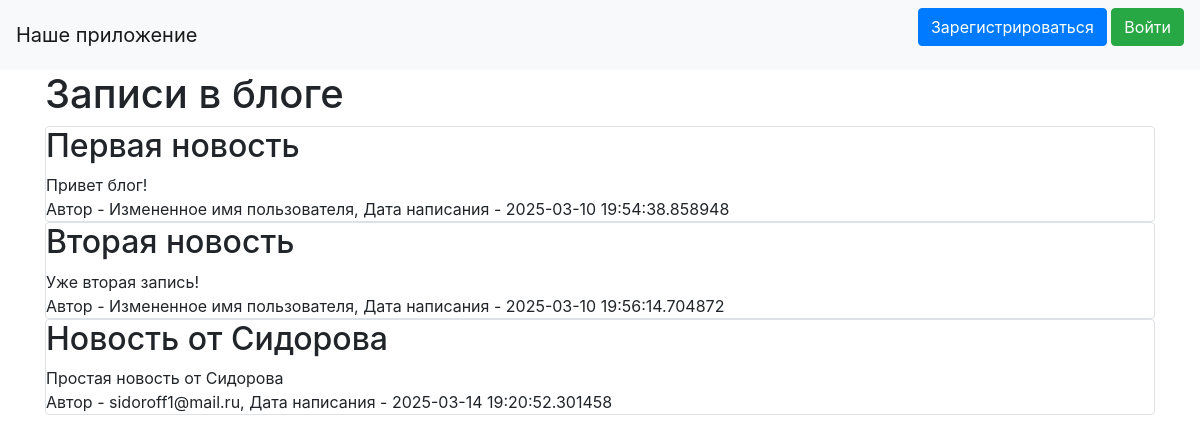
The page / on the database its author committed.
### data/news.py (models this page shows, shortened)
class News(SqlAlchemyBase, UserMixin, SerializerMixin):
    __tablename__ = 'news'
    id = sqlalchemy.Column(sqlalchemy.Integer,
                           primary_key=True, autoincrement=True)
    title = sqlalchemy.Column(sqlalchemy.String, nullable=True)
    content = sqlalchemy.Column(sqlalchemy.String, nullable=True)
    created_date = sqlalchemy.Column(sqlalchemy.DateTime,
                                     default=datetime.datetime.now)
    is_private = sqlalchemy.Column(sqlalchemy.Boolean, default=True)
    user_id = sqlalchemy.Column(sqlalchemy.Integer,
                                sqlalchemy.ForeignKey("users.id"))
    user = orm.relationship('User')

### data/users.py (models this page shows, shortened)
class User(SqlAlchemyBase, UserMixin, SerializerMixin):
    __tablename__ = 'users'
    id = sqlalchemy.Column(sqlalchemy.Integer,
                           primary_key=True, autoincrement=True)
    name = sqlalchemy.Column(sqlalchemy.String, nullable=True)
    about = sqlalchemy.Column(sqlalchemy.String, nullable=True)
    email = sqlalchemy.Column(sqlalchemy.String,
                              index=True, unique=True, nullable=True)
    hashed_password = sqlalchemy.Column(sqlalchemy.String, nullable=True)
    created_date = sqlalchemy.Column(sqlalchemy.DateTime,
                                     default=datetime.datetime.now)
    news = orm.relationship("News", back_populates='user')

### main.py (the view)
@app.route("/")
def index():
    db_sess = db_session.create_session()
    if current_user.is_authenticated:
        news = db_sess.query(News).filter(
            (News.user == current_user) | (News.is_private != True))
    else:
        news = db_sess.query(News).filter(News.is_private != True)
    return render_template("index.html", news=news)

### data/db_session.py (called while the page is built)
def create_session() -> Session:
    global __factory
    return __factory()

### templates/index.html (shortened to what this page needs)
{% extends "base.html" %}
{% block content %}
<h1>Записи в блоге</h1>
{% for item in news%}
<div class="col-md6 border rounded">
    <h2>{{item.title}}</h2>
    <div>
        {{item.content}}
    </div>
    <div>
        Автор - {{item.user.name}}, Дата написания - {{item.created_date}}
    </div>
</div>
{% endfor %}
{% endblock %}

### templates/base.html (shortened to what this page needs)
<!DOCTYPE html>
<html lang="en">
<head>
    <link rel="stylesheet"
          href="https://stackpath.bootstrapcdn.com/bootstrap/4.4.1/css/bootstrap.min.css"
>
</head>
<body>
<header>
    <nav class="navbar navbar-light bg-light">
        <a class="navbar-brand" href="#">Наше приложение</a>
        {% if current_user.is_authenticated %}
            <a class="navbar-brand" href="/logout">{{ current_user.name }}</a>
        {% else %}
            <p>
                <a class="btn btn-primary " href="/register">Зарегистрироваться</a>
                <a class="btn btn-success" href="/login">Войти</a>
            </p>
        {% endif %}
    </nav>
</header>
<main role="main" class="container">
    {% block content %}{% endblock %}
</main>
</body>
</html>

### rows shown on the page
News: title "Первая новость", content "Привет блог!", user.name "Измененное имя пользователя", created_date "2025-03-10 19:54:38.858948"
News: title "Вторая новость", content "Уже вторая запись!", user.name "Измененное имя пользователя", created_date "2025-03-10 19:56:14.704872"
News: title "Новость от Сидорова", content "Простая новость от Сидорова", user.name "sidoroff1@mail.ru", created_date "2025-03-14 19:20:52.301458"
